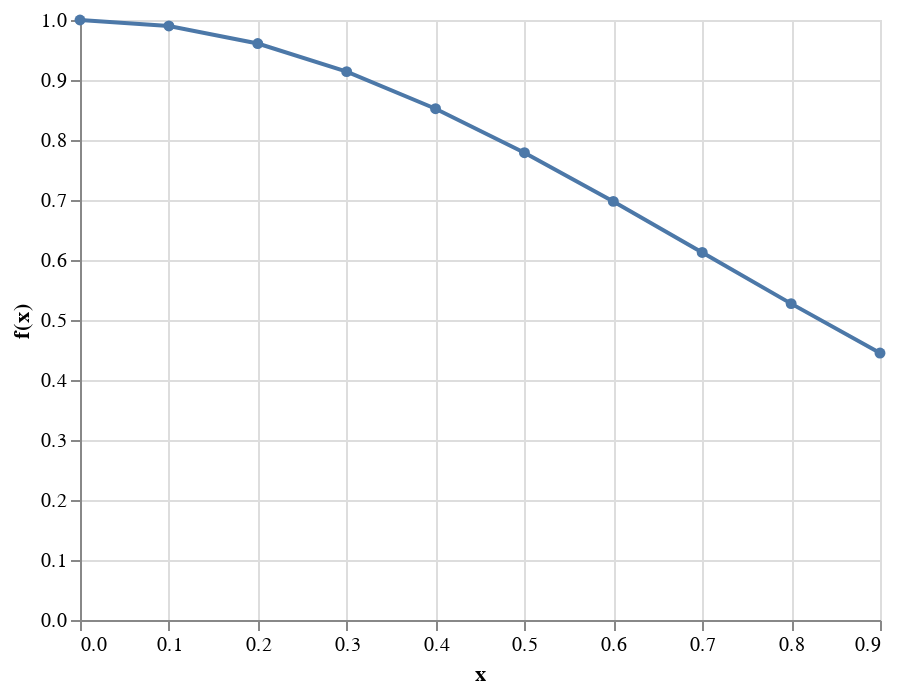

Notebook code cell kept with this figure:
### Code cell
import altair as alt
import numpy as np
import pandas as pd

x = np.arange(10)/10
source = pd.DataFrame({
  'x': x,
  'f(x)': np.exp(-x**2)
})

alt.Chart(source).mark_line(point=True).encode(
    x='x',
    y='f(x)'
)

### Figure 1 — Vega-Lite specification as saved in the notebook (floating-point values rounded to 4 significant figures)
{"$schema": "https://vega.github.io/schema/vega-lite/v3.3.0.json", "config": {"mark": {"tooltip": null}, "view": {"height": 300, "width": 400}}, "data": {"name": "data-ca321a91b7606bb5937d025877a8401f"}, "datasets": {"data-ca321a91b7606bb5937d025877a8401f": [{"f(x)": 1, "x": 0}, {"f(x)": 0.99, "x": 0.1}, {"f(x)": 0.9608, "x": 0.2}, {"f(x)": 0.9139, "x": 0.3}, {"f(x)": 0.8521, "x": 0.4}, {"f(x)": 0.7788, "x": 0.5}, {"f(x)": 0.6977, "x": 0.6}, {"f(x)": 0.6126, "x": 0.7}, {"f(x)": 0.5273, "x": 0.8}, {"f(x)": 0.4449, "x": 0.9}]}, "encoding": {"x": {"field": "x", "type": "quantitative"}, "y": {"field": "f(x)", "type": "quantitative"}}, "mark": {"point": true, "type": "line"}}
